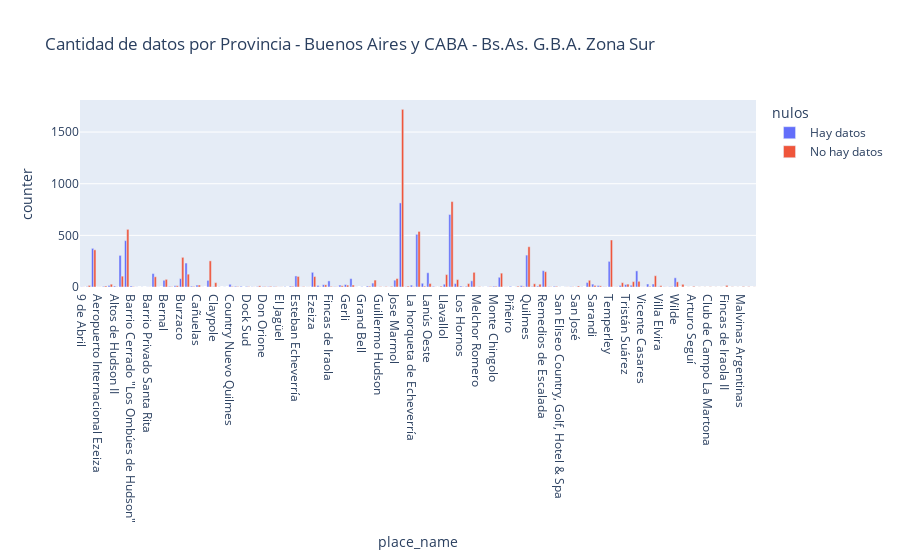

Source (notebook cell):
### Code cell
bsas_sur_barrios_group = bsas_sur.groupby(by=['state_name','place_name','nulos'],as_index=False)['counter'].sum()
bsas_sur_barrios_group['nulos'] = bsas_sur_barrios_group['nulos'].astype(str)
bsas_sur_barrios_group['nulos'] = bsas_sur_barrios_group.nulos.str.replace('False','Hay datos')
bsas_sur_barrios_group['nulos'] = bsas_sur_barrios_group.nulos.str.replace('True','No hay datos')
fig = px.bar(bsas_sur_barrios_group, x="place_name", y="counter",
             color='nulos', barmode='group',
             height=400, title=" Cantidad de datos por Provincia - Buenos Aires y CABA - Bs.As. G.B.A. Zona Sur")
fig.show()

### Figure 1 — Plotly figure (JSON) as saved in the notebook; plotly's stock layout.template omitted (floating-point values rounded to 4 significant figures)
{"data": [{"alignmentgroup": "True", "hovertemplate": "nulos=Hay datos<br>place_name=%{x}<br>counter=%{y}<extra></extra>", "legendgroup": "Hay datos", "marker": {"color": "#636efa"}, "name": "Hay datos", "offsetgroup": "Hay datos", "orientation": "v", "showlegend": true, "textposition": "auto", "type": "bar", "x": ["9 de Abril", "Abril Club de Campo", "Adrogué", "Aeropuerto Internacional Ezeiza", "Alejandro Korn", "Almirante Brown", "Altos de Hudson II", "Avellaneda", "Banfield", "Barrio Cerrado \"Los Ombúes de Hudson\"", "Barrio Melazzi", "Barrio Privado El Rodal", "Barrio Privado Santa Rita", "Berazategui", "Berazategui Oeste", "Bernal", "Brickland", "Bs.As. G.B.A. Zona Sur", "Burzaco", "Canning", "Carlos Spegazzini", "Cañuelas", "Chacras de La Trinidad", "City Bell", "Claypole", "Club El Carmen - Sector casas", "Complejo de Barrios Privados La Magdalena", "Country Nuevo Quilmes", "Country Saint Thomas", "Crucecita", "Dock Sud", "Domselaar", "Don Bosco", "Don Orione", "Echeverría del Lago", "El Centauro", "El Jagüel", "El Pato", "El Rocío", "Esteban Echeverría", "Etcheverry", "Ex La Ponderosa", "Ezeiza", "Ezpeleta", "Fincas de Hudson", "Fincas de Iraola", "Fincas de San Vicente", "Florencio Varela", "Gerli", "Glew", "Gorina", "Grand Bell", "GreenVille Polo & Resort", "Guernica", "Guillermo Hudson", "Haras del Sur I", "Ingeniero Juan Allan", "Jose Marmol", "La Plata", "La Unión", "La horqueta de Echeverría", "Lanús", "Lanús Este", "Lanús Oeste", "Las Golondrinas", "Lisandro Olmos", "Llavallol", "Lomas de Zamora", "Longchamps", "Los Hornos", "Luis Guillón", "Manuel B Gonnet", "Melchor Romero", "Mi Refugio", "Ministro Rivadavia", "Monte Chingolo", "Monte Grande", "Máximo Paz", "Piñeiro", "Platanos", "Presidente Perón", "Quilmes", "Rafael Calzada", "Ranelagh", "Remedios de Escalada", "Ringuelet", "San Carlos", "San Eliseo Country, Golf, Hotel & Spa", "San Francisco Solano", "San Jose", "San José", "San Lorenzo", "San Vicente", "Sarandi", "Solar del Bosque", "Sourigues", "Temperley", "Terralagos", "Tolosa", "Tristán Suárez", "Turdera", "Valentín Alsina", "Vicente Casares", "Villa Dominico", "Villa Elisa", "Villa Elvira", "Villa Fiorito", "Villa Vatteone", "Wilde"], "xaxis": "x", "y": [2, 4, 374, 1, 6, 15, 10, 306, 449, 10, 1, 1, 1, 130, 1, 65, 6, 12, 81, 232, 8, 19, 1, 64, 4, 2, 1, 26, 7, 7, 5, 2, 4, 4, 4, 4, 1, 3, 8, 107, 1, 1, 142, 15, 22, 59, 3, 19, 24, 81, 1, 3, 9, 38, 1, 1, 1, 66, 814, 3, 18, 510, 36, 138, 6, 1, 27, 702, 33, 10, 7, 60, 1, 1, 2, 8, 94, 1, 6, 1, 13, 309, 5, 9, 158, 4, 7, 1, 1, 3, 1, 2, 43, 28, 14, 3, 248, 1, 15, 24, 17, 156, 1, 29, 29, 4, 2, 3, 89], "yaxis": "y"}, {"alignmentgroup": "True", "hovertemplate": "nulos=No hay datos<br>place_name=%{x}<br>counter=%{y}<extra></extra>", "legendgroup": "No hay datos", "marker": {"color": "#EF553B"}, "name": "No hay datos", "offsetgroup": "No hay datos", "orientation": "v", "showlegend": true, "textposition": "auto", "type": "bar", "x": ["9 de Abril", "Abasto", "Abril Club de Campo", "Adrogué", "Aeropuerto Internacional Ezeiza", "Alejandro Korn", "Almirante Brown", "Altos de Hudson I", "Altos de Hudson II", "Arturo Seguí", "Avellaneda", "Banfield", "Barrio Cerrado \"Los Ombúes de Hudson\"", "Barrio Cerrado Los Troncos", "Barrio Privado Santa Rita", "Berazategui", "Bernal", "Bosques", "Brickland", "Bs.As. G.B.A. Zona Sur", "Burzaco", "Canning", "Carlos Spegazzini", "Cañuelas", "City Bell", "Claypole", "Club de Campo La Martona", "Country Golf El Sosiego", "Country Nuevo Quilmes", "Country Saint Thomas", "Dock Sud", "Domselaar", "Don Bosco", "Don Orione", "Echeverría del Lago", "El Centauro", "El Jagüel", "El Pato Country Club", "El Rocío", "Esteban Echeverría", "Etcheverry", "Ex La Ponderosa", "Ezeiza", "Ezpeleta", "Fincas de Hudson", "Fincas de Iraola", "Fincas de Iraola II", "Fincas de San Vicente", "Florencio Varela", "Gerli", "Glew", "GreenVille Polo & Resort", "Guernica", "Guillermo Hudson", "Gutierrez", "Haras del Sur I", "Ingeniero Juan Allan", "Jose Marmol", "José Hernández", "La Plata", "La Unión", "La horqueta de Echeverría", "Lanús", "Lanús Este", "Lanús Oeste", "Las Golondrinas", "Lisandro Olmos", "Llavallol", "Lomas de Zamora", "Longchamps", "Los Hornos", "Luis Guillón", "Malvinas Argentinas", "Manuel B Gonnet", "Melchor Romero", "Ministro Rivadavia", "Monte Chingolo", "Monte Grande", "Máximo Paz", "Platanos", "Presidente Perón", "Quilmes", "Rafael Calzada", "Ranelagh", "Remedios de Escalada", "Ringuelet", "San Carlos", "San Francisco Solano", "San Jose", "San José", "San Vicente", "Sarandi", "Solar del Bosque", "Sourigues", "Temperley", "Terralagos", "Tolosa", "Tristán Suárez", "Turdera", "Uribelarrea", "Valentín Alsina", "Vicente Casares", "Villa Centenario", "Villa Dominico", "Villa Elisa", "Villa Elvira", "Villa Fiorito", "Villa Vatteone", "Wilde"], "xaxis": "x", "y": [1, 26, 15, 360, 1, 10, 27, 1, 2, 7, 105, 558, 3, 1, 1, 99, 74, 1, 3, 12, 287, 124, 5, 19, 253, 42, 2, 1, 5, 4, 3, 1, 11, 4, 6, 3, 1, 1, 6, 102, 4, 1, 101, 3, 21, 6, 16, 2, 12, 18, 19, 7, 67, 3, 2, 4, 6, 82, 1, 1720, 9, 3, 538, 8, 34, 1, 8, 120, 827, 72, 3, 33, 5, 142, 3, 4, 7, 134, 1, 8, 6, 390, 31, 27, 148, 2, 6, 1, 2, 10, 65, 15, 11, 2, 455, 2, 42, 28, 52, 3, 55, 1, 1, 6, 109, 13, 1, 3, 50], "yaxis": "y"}], "layout": {"autosize": true, "barmode": "group", "legend": {"title": {"text": "nulos"}, "tracegroupgap": 0}, "title": {"text": " Cantidad de datos por Provincia - Buenos Aires y CABA - Bs.As. G.B.A. Zona Sur"}, "xaxis": {"anchor": "y", "autorange": true, "domain": [0, 1], "range": [-0.5, 122.5], "title": {"text": "place_name"}, "type": "category"}, "yaxis": {"anchor": "x", "autorange": true, "domain": [0, 1], "range": [0, 1811.0], "title": {"text": "counter"}, "type": "linear"}}}
